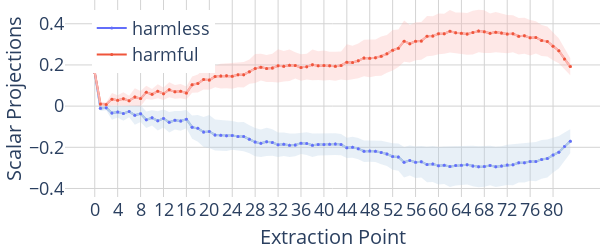

The notebook cell this image was saved under:
### Code cell
# layers x resid_modules x tokens x batch x dim
category2acts_normed = {
    "harmful": harmful_acts_normed,
    "harmless": harmless_acts_normed,
}

# x_values = sum([[f"{l}", f"{l}-mid"] for l in range(num_layers)], [])
x_values = [str(i) for i in range(2 * num_layers)]

fig = go.Figure()

for category in categories:
    acts_normed = category2acts_normed[category][:, :, :, chosen_token]
    projections = einops.einsum(
        refusal_dirs,
        acts_normed,
        "layer act dim, layer act batch dim -> layer act batch",
    )
    projections = torch.tensor(projections)

    mean_projection = projections.mean(dim=-1)

    y_values = mean_projection.flatten()

    # mean
    fig.add_trace(
        go.Scatter(
            x=x_values,
            y=y_values,
            name=category,
            mode="lines+markers",
            yaxis="y",
            marker=dict(color=colour_map[category], size=3),
            showlegend=True,
        )
    )
    fig.add_trace(
        go.Scatter(
            x=x_values,
            y=y_values,
            name=category,
            mode="lines+markers",
            yaxis="y",
            marker=dict(color=colour_map_light[category], size=3),
            showlegend=False,
        )
    )

    # variance
    fig.add_trace(
        variance_plot(
            x=x_values,
            y=projections.reshape(-1, projections.shape[-1]),
            yaxis="y",
            fillcolor=colour_map_opaque[category],
            showlegend=False,
        )
    )

    # dot markers
    fig.add_trace(
        go.Scatter(
            x=x_values[1::],
            y=y_values[1::],
            name=f"{category}",
            mode="markers",
            yaxis="y",
            marker=dict(color=colour_map[category], size=3),
            showlegend=False,
        )
    )


fig.update_layout(
    # title=f"Scalar projections of activations onto the local refusal direction at each
    # extraction point for {MODEL_PATH}",
    plot_bgcolor="white",
    grid=dict(rows=1, columns=1),
    xaxis=dict(
        type="category",
        dtick=4,
        title=dict(text="Extraction Point", font=dict(size=20)),
        gridcolor="lightgrey",
        tickfont=dict(size=18),
    ),
    yaxis=dict(
        title=dict(text="Scalar Projections", font=dict(size=20)),
        gridcolor="lightgrey",
        zeroline=False,
        tickfont=dict(size=18),
    ),
    hovermode="x unified",
    height=250,
    # width=20 + 12 * len(x_values),
    width=600,
    margin=dict(l=0, r=0, t=0, b=0),
    legend=dict(x=0.05, y=0.95, font=dict(size=18)),
)
fig.show()

### Figure 1 — Plotly figure (JSON) as saved in the notebook; plotly's stock layout.template omitted (floating-point values rounded to 4 significant figures; data arrays with more than 128 entries replaced by an {"elided": "..."} marker saying what was removed)
{"data": [{"marker": {"color": "#636EFA", "size": 3}, "mode": "lines+markers", "name": "harmless", "showlegend": true, "type": "scatter", "x": ["0", "1", "2", "3", "4", "5", "6", "7", "8", "9", "10", "11", "12", "13", "14", "15", "16", "17", "18", "19", "20", "21", "22", "23", "24", "25", "26", "27", "28", "29", "30", "31", "32", "33", "34", "35", "36", "37", "38", "39", "40", "41", "42", "43", "44", "45", "46", "47", "48", "49", "50", "51", "52", "53", "54", "55", "56", "57", "58", "59", "60", "61", "62", "63", "64", "65", "66", "67", "68", "69", "70", "71", "72", "73", "74", "75", "76", "77", "78", "79", "80", "81", "82", "83"], "y": [0.1639, -0.0106, -0.008148, -0.03387, -0.02812, -0.03565, -0.02665, -0.04405, -0.03667, -0.06629, -0.05691, -0.07163, -0.05979, -0.07859, -0.06871, -0.07173, -0.06338, -0.1022, -0.1079, -0.126, -0.1233, -0.1399, -0.1421, -0.1433, -0.1421, -0.1474, -0.1481, -0.1609, -0.1748, -0.1805, -0.1735, -0.1768, -0.1873, -0.1854, -0.19, -0.1885, -0.1804, -0.1817, -0.1897, -0.1858, -0.1869, -0.1855, -0.1843, -0.1866, -0.2025, -0.1998, -0.2066, -0.2188, -0.2183, -0.2189, -0.2254, -0.2326, -0.2447, -0.2475, -0.2724, -0.2644, -0.2726, -0.2699, -0.2839, -0.2811, -0.2897, -0.287, -0.2936, -0.2887, -0.2874, -0.2851, -0.2908, -0.2944, -0.2933, -0.2882, -0.2948, -0.2909, -0.2856, -0.2847, -0.2752, -0.2744, -0.2693, -0.2695, -0.2587, -0.2548, -0.238, -0.2241, -0.1966, -0.1702], "yaxis": "y"}, {"marker": {"color": "rgb(179,205,227)", "size": 3}, "mode": "lines+markers", "name": "harmless", "showlegend": false, "type": "scatter", "x": ["0", "1", "2", "3", "4", "5", "6", "7", "8", "9", "10", "11", "12", "13", "14", "15", "16", "17", "18", "19", "20", "21", "22", "23", "24", "25", "26", "27", "28", "29", "30", "31", "32", "33", "34", "35", "36", "37", "38", "39", "40", "41", "42", "43", "44", "45", "46", "47", "48", "49", "50", "51", "52", "53", "54", "55", "56", "57", "58", "59", "60", "61", "62", "63", "64", "65", "66", "67", "68", "69", "70", "71", "72", "73", "74", "75", "76", "77", "78", "79", "80", "81", "82", "83"], "y": [0.1639, -0.0106, -0.008148, -0.03387, -0.02812, -0.03565, -0.02665, -0.04405, -0.03667, -0.06629, -0.05691, -0.07163, -0.05979, -0.07859, -0.06871, -0.07173, -0.06338, -0.1022, -0.1079, -0.126, -0.1233, -0.1399, -0.1421, -0.1433, -0.1421, -0.1474, -0.1481, -0.1609, -0.1748, -0.1805, -0.1735, -0.1768, -0.1873, -0.1854, -0.19, -0.1885, -0.1804, -0.1817, -0.1897, -0.1858, -0.1869, -0.1855, -0.1843, -0.1866, -0.2025, -0.1998, -0.2066, -0.2188, -0.2183, -0.2189, -0.2254, -0.2326, -0.2447, -0.2475, -0.2724, -0.2644, -0.2726, -0.2699, -0.2839, -0.2811, -0.2897, -0.287, -0.2936, -0.2887, -0.2874, -0.2851, -0.2908, -0.2944, -0.2933, -0.2882, -0.2948, -0.2909, -0.2856, -0.2847, -0.2752, -0.2744, -0.2693, -0.2695, -0.2587, -0.2548, -0.238, -0.2241, -0.1966, -0.1702], "yaxis": "y"}, {"fill": "toself", "fillcolor": "rgba(179, 205, 227, 0.3)", "line": {"color": "rgba(179, 205, 227, 0.3)", "width": 0}, "mode": "lines", "showlegend": false, "type": "scatter", "x": {"elided": "168 str values"}, "y": {"elided": "168 float values"}, "yaxis": "y"}, {"marker": {"color": "#636EFA", "size": 3}, "mode": "markers", "name": "harmless", "showlegend": false, "type": "scatter", "x": ["1", "2", "3", "4", "5", "6", "7", "8", "9", "10", "11", "12", "13", "14", "15", "16", "17", "18", "19", "20", "21", "22", "23", "24", "25", "26", "27", "28", "29", "30", "31", "32", "33", "34", "35", "36", "37", "38", "39", "40", "41", "42", "43", "44", "45", "46", "47", "48", "49", "50", "51", "52", "53", "54", "55", "56", "57", "58", "59", "60", "61", "62", "63", "64", "65", "66", "67", "68", "69", "70", "71", "72", "73", "74", "75", "76", "77", "78", "79", "80", "81", "82", "83"], "y": [-0.0106, -0.008148, -0.03387, -0.02812, -0.03565, -0.02665, -0.04405, -0.03667, -0.06629, -0.05691, -0.07163, -0.05979, -0.07859, -0.06871, -0.07173, -0.06338, -0.1022, -0.1079, -0.126, -0.1233, -0.1399, -0.1421, -0.1433, -0.1421, -0.1474, -0.1481, -0.1609, -0.1748, -0.1805, -0.1735, -0.1768, -0.1873, -0.1854, -0.19, -0.1885, -0.1804, -0.1817, -0.1897, -0.1858, -0.1869, -0.1855, -0.1843, -0.1866, -0.2025, -0.1998, -0.2066, -0.2188, -0.2183, -0.2189, -0.2254, -0.2326, -0.2447, -0.2475, -0.2724, -0.2644, -0.2726, -0.2699, -0.2839, -0.2811, -0.2897, -0.287, -0.2936, -0.2887, -0.2874, -0.2851, -0.2908, -0.2944, -0.2933, -0.2882, -0.2948, -0.2909, -0.2856, -0.2847, -0.2752, -0.2744, -0.2693, -0.2695, -0.2587, -0.2548, -0.238, -0.2241, -0.1966, -0.1702], "yaxis": "y"}, {"marker": {"color": "#EF553B", "size": 3}, "mode": "lines+markers", "name": "harmful", "showlegend": true, "type": "scatter", "x": ["0", "1", "2", "3", "4", "5", "6", "7", "8", "9", "10", "11", "12", "13", "14", "15", "16", "17", "18", "19", "20", "21", "22", "23", "24", "25", "26", "27", "28", "29", "30", "31", "32", "33", "34", "35", "36", "37", "38", "39", "40", "41", "42", "43", "44", "45", "46", "47", "48", "49", "50", "51", "52", "53", "54", "55", "56", "57", "58", "59", "60", "61", "62", "63", "64", "65", "66", "67", "68", "69", "70", "71", "72", "73", "74", "75", "76", "77", "78", "79", "80", "81", "82", "83"], "y": [0.1639, 0.01059, 0.008178, 0.03393, 0.02816, 0.03573, 0.02669, 0.04414, 0.03673, 0.06681, 0.05732, 0.07242, 0.06033, 0.07954, 0.06938, 0.0725, 0.06392, 0.104, 0.1099, 0.1292, 0.1263, 0.1437, 0.1459, 0.1474, 0.1455, 0.1519, 0.1528, 0.1674, 0.1824, 0.1894, 0.1825, 0.1856, 0.1959, 0.1938, 0.1986, 0.1975, 0.188, 0.1918, 0.2004, 0.1964, 0.1972, 0.1959, 0.1936, 0.1975, 0.2134, 0.2121, 0.22, 0.234, 0.232, 0.2351, 0.2426, 0.2539, 0.2715, 0.2811, 0.3155, 0.303, 0.3152, 0.3164, 0.3398, 0.3403, 0.351, 0.3515, 0.3635, 0.3567, 0.3537, 0.3506, 0.357, 0.3647, 0.3614, 0.3537, 0.3594, 0.3557, 0.3499, 0.3516, 0.3396, 0.3421, 0.332, 0.3338, 0.3188, 0.3142, 0.2908, 0.2694, 0.2294, 0.1922], "yaxis": "y"}, {"marker": {"color": "rgb(251,180,174)", "size": 3}, "mode": "lines+markers", "name": "harmful", "showlegend": false, "type": "scatter", "x": ["0", "1", "2", "3", "4", "5", "6", "7", "8", "9", "10", "11", "12", "13", "14", "15", "16", "17", "18", "19", "20", "21", "22", "23", "24", "25", "26", "27", "28", "29", "30", "31", "32", "33", "34", "35", "36", "37", "38", "39", "40", "41", "42", "43", "44", "45", "46", "47", "48", "49", "50", "51", "52", "53", "54", "55", "56", "57", "58", "59", "60", "61", "62", "63", "64", "65", "66", "67", "68", "69", "70", "71", "72", "73", "74", "75", "76", "77", "78", "79", "80", "81", "82", "83"], "y": [0.1639, 0.01059, 0.008178, 0.03393, 0.02816, 0.03573, 0.02669, 0.04414, 0.03673, 0.06681, 0.05732, 0.07242, 0.06033, 0.07954, 0.06938, 0.0725, 0.06392, 0.104, 0.1099, 0.1292, 0.1263, 0.1437, 0.1459, 0.1474, 0.1455, 0.1519, 0.1528, 0.1674, 0.1824, 0.1894, 0.1825, 0.1856, 0.1959, 0.1938, 0.1986, 0.1975, 0.188, 0.1918, 0.2004, 0.1964, 0.1972, 0.1959, 0.1936, 0.1975, 0.2134, 0.2121, 0.22, 0.234, 0.232, 0.2351, 0.2426, 0.2539, 0.2715, 0.2811, 0.3155, 0.303, 0.3152, 0.3164, 0.3398, 0.3403, 0.351, 0.3515, 0.3635, 0.3567, 0.3537, 0.3506, 0.357, 0.3647, 0.3614, 0.3537, 0.3594, 0.3557, 0.3499, 0.3516, 0.3396, 0.3421, 0.332, 0.3338, 0.3188, 0.3142, 0.2908, 0.2694, 0.2294, 0.1922], "yaxis": "y"}, {"fill": "toself", "fillcolor": "rgba(251, 180, 174, 0.3)", "line": {"color": "rgba(251, 180, 174, 0.3)", "width": 0}, "mode": "lines", "showlegend": false, "type": "scatter", "x": {"elided": "168 str values"}, "y": {"elided": "168 float values"}, "yaxis": "y"}, {"marker": {"color": "#EF553B", "size": 3}, "mode": "markers", "name": "harmful", "showlegend": false, "type": "scatter", "x": ["1", "2", "3", "4", "5", "6", "7", "8", "9", "10", "11", "12", "13", "14", "15", "16", "17", "18", "19", "20", "21", "22", "23", "24", "25", "26", "27", "28", "29", "30", "31", "32", "33", "34", "35", "36", "37", "38", "39", "40", "41", "42", "43", "44", "45", "46", "47", "48", "49", "50", "51", "52", "53", "54", "55", "56", "57", "58", "59", "60", "61", "62", "63", "64", "65", "66", "67", "68", "69", "70", "71", "72", "73", "74", "75", "76", "77", "78", "79", "80", "81", "82", "83"], "y": [0.01059, 0.008178, 0.03393, 0.02816, 0.03573, 0.02669, 0.04414, 0.03673, 0.06681, 0.05732, 0.07242, 0.06033, 0.07954, 0.06938, 0.0725, 0.06392, 0.104, 0.1099, 0.1292, 0.1263, 0.1437, 0.1459, 0.1474, 0.1455, 0.1519, 0.1528, 0.1674, 0.1824, 0.1894, 0.1825, 0.1856, 0.1959, 0.1938, 0.1986, 0.1975, 0.188, 0.1918, 0.2004, 0.1964, 0.1972, 0.1959, 0.1936, 0.1975, 0.2134, 0.2121, 0.22, 0.234, 0.232, 0.2351, 0.2426, 0.2539, 0.2715, 0.2811, 0.3155, 0.303, 0.3152, 0.3164, 0.3398, 0.3403, 0.351, 0.3515, 0.3635, 0.3567, 0.3537, 0.3506, 0.357, 0.3647, 0.3614, 0.3537, 0.3594, 0.3557, 0.3499, 0.3516, 0.3396, 0.3421, 0.332, 0.3338, 0.3188, 0.3142, 0.2908, 0.2694, 0.2294, 0.1922], "yaxis": "y"}], "layout": {"grid": {"columns": 1, "rows": 1}, "height": 250, "hovermode": "x unified", "legend": {"font": {"size": 18}, "x": 0.05, "y": 0.95}, "margin": {"b": 0, "l": 0, "r": 0, "t": 0}, "plot_bgcolor": "white", "width": 600, "xaxis": {"dtick": 4, "gridcolor": "lightgrey", "tickfont": {"size": 18}, "title": {"font": {"size": 20}, "text": "Extraction Point"}, "type": "category"}, "yaxis": {"gridcolor": "lightgrey", "tickfont": {"size": 18}, "title": {"font": {"size": 20}, "text": "Scalar Projections"}, "zeroline": false}}}
